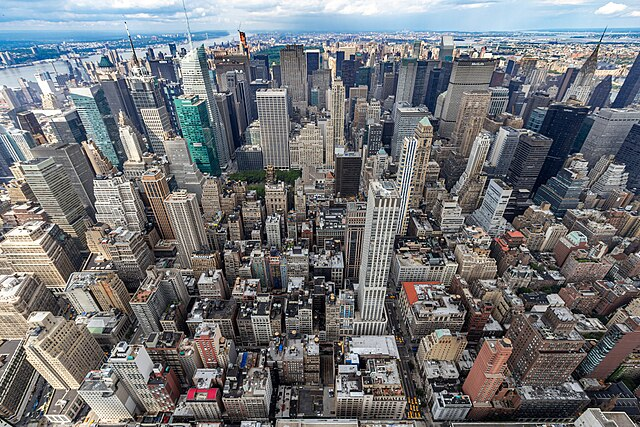
#> input picture labwork9-gather/input.jpg, 640 x 427 px
$ jupyter execute lab9_local.ipynb
#> lines starting #> are read from the running program, lines starting #| are printed output that depends on the picture
[cell 1]
import numpy as np
from numba import cuda
import matplotlib.pyplot as plt
from matplotlib.image import imread
import matplotlib.image as mpimg
from PIL import Image
import numpy as np

## Extra 9a: Historgram - Local histogram (No Shared)

Each thread calculates a local histogram lhisto[] of a region in image (GATHER)

A sum is then combined for all regions (REDUCTION)

[cell 2]
@cuda.jit
def local_histogram_kernel(image, local_histograms):
    """Each thread processes pixels at (x,y) following the serial pattern"""
    tx = cuda.threadIdx.x + cuda.blockIdx.x * cuda.blockDim.x
    ty = cuda.threadIdx.y + cuda.blockIdx.y * cuda.blockDim.y
    # Get thread's unique ID for local histogram indexing
    thread_id = (cuda.blockIdx.y * cuda.gridDim.x + cuda.blockIdx.x) * (cuda.blockDim.x * cuda.blockDim.y) + (cuda.threadIdx.y * cuda.blockDim.x + cuda.threadIdx.x)

    # Init local histogram memory for EACH thread (NOT SHARED)
    lhisto = cuda.local.array(256, dtype=np.int32)
    for i in range(256):
        lhisto[i] = 0

    # Process pixels in with striding through grids
    height, width = image.shape
    stride_y = cuda.gridDim.y * cuda.blockDim.y
    stride_x = cuda.gridDim.x * cuda.blockDim.x
    for y in range(ty, height, stride_y):
        for x in range(tx, width, stride_x):
            pixel_value = image[y, x] # Intensity from From 0 to 255
            lhisto[pixel_value] += 1 # lshisto[0,1,2,...,  255]

    # Gather by gray value
    for i in range(256):
        local_histograms[thread_id, i] = lhisto[i]

@cuda.jit
def reduce_histogram_kernel(local_histograms, final_histogram):
    """One thread per bin (0-255) to sum up that bin across all local histograms"""
    bin_idx = cuda.threadIdx.x
    if bin_idx < 256:
        total = 0
        for block_idx in range(local_histograms.shape[0]):
            total += local_histograms[block_idx, bin_idx]
        final_histogram[bin_idx] = total

[cell 3]
def calculate_histogram_local():
    #CPU to GPU
    image = np.array(Image.open('input.jpg').convert('L'))
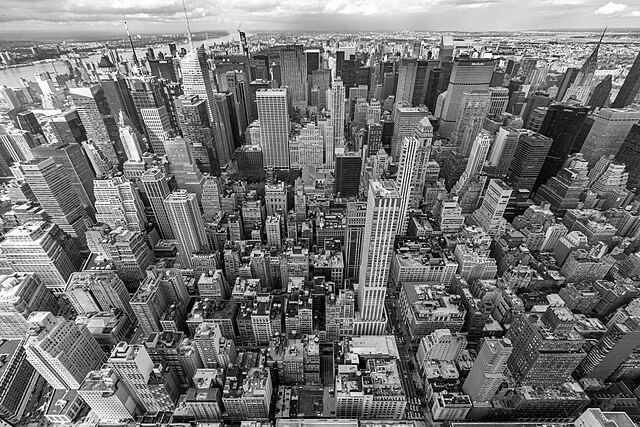
#> image: shape (427, 640); min 0, max 255, mean 115.9
    print(f"Processing image of shape: {image.shape}")
#| Processing image of shape: (427, 640)
    d_image = cuda.to_device(image)

    # CPU asks GPU
    block_dim = (16, 16)
    grid_dim = (
        (image.shape[1] + block_dim[0] - 1) // block_dim[0],
        (image.shape[0] + block_dim[1] - 1) // block_dim[1]
    )
    num_blocks = grid_dim[0] * grid_dim[1]
    # Calculate total threads for local histograms array
    total_threads = grid_dim[0] * grid_dim[1] * block_dim[0] * block_dim[1]
    print(f"Grid dimensions: {grid_dim}")
    print(f"Total threads: {total_threads}")

    # Allocate memory for histograms
    d_local_histograms = cuda.device_array((total_threads, 256), dtype=np.int32)
    d_final_histogram = cuda.device_array(256, dtype=np.int32)

    # GPU processing
    local_histogram_kernel[grid_dim, block_dim](d_image, d_local_histograms)
    # Final shape grid_dim rows, block_dim columns
    # Kernel run on all threads (pixel)
    reduce_histogram_kernel[1, 256](d_local_histograms, d_final_histogram)
    # Final shape 1 row, 256 columns
    # Kernel run on all threads

    # GPU to CPU
    histogram = d_final_histogram.copy_to_host()

    # Results
    print(f"Total pixel count: {histogram.sum()}")
    print(f"Image pixels: {image.shape[0] * image.shape[1]}")
    plt.figure(figsize=(10, 5))
    plt.subplot(121)
    plt.imshow(image, cmap='gray')
    plt.title('Grayscale Image')
    plt.subplot(122)
    plt.bar(range(256), histogram)
    plt.title('Histogram')
    plt.xlabel('Intensity Value')
    plt.ylabel('Count')
    plt.show()

calculate_histogram_local()
#> (the call stopped at in calculate_histogram_local, `d_image = cuda.to_device(image)`: numba is not available in this run)
